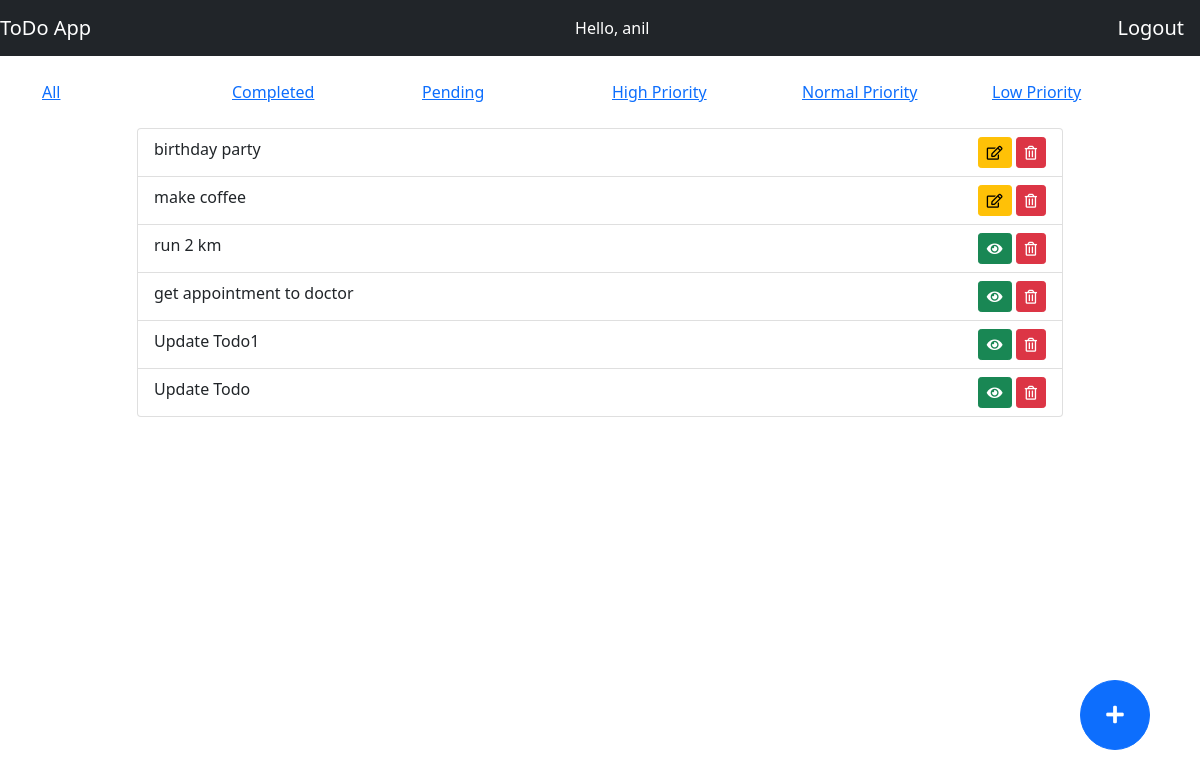
The app's page /?priority=normal (signed in) with its own data.
### todo/models.py (models this page shows, shortened)
class ToDo(models.Model):
    text = models.CharField(max_length=255)
    added_date = models.DateTimeField()
    priority = models.CharField(max_length=10, default='normal')
    status = models.CharField(max_length=1, default='0')

### todo/views.py (the view)
# urls.py: path('',views.index, name='index'),
@login_required(login_url='login')
def index(request):
        keys_list = request.GET.keys()
        if 'status' in keys_list:
            status = request.GET['status']
            todo_items = ToDo.objects.filter(status=status).order_by('-added_date')
        elif 'priority' in keys_list:
            priority = request.GET['priority']
            todo_items = ToDo.objects.filter(priority=priority).order_by('-added_date')
        else:
            todo_items = ToDo.objects.all().order_by('-added_date')
        return render(request,'index.html', {'todo_items': todo_items})

### todo/templates/index.html (shortened to what this page needs)
{% extends 'base.html' %}
{% block content %}
    <div class="row mt-4">
        <div class="col-2">
            <a href="/">All</a>
        </div>
        <div class="col-2">
            <a href="?status=1">Completed</a>
        </div>
        <div class="col-2">
            <a href="?status=0">Pending</a>
        </div>
        <div class="col-2">
            <a href="?priority=high">High Priority</a>
        </div>
        <div class="col-2">
            <a href="?priority=normal">Normal Priority</a>
        </div>
        <div class="col-2">
            <a href="?priority=low">Low Priority</a>
        </div>
    </div>
    <div class="row mt-4">
        <div class="col-10 mx-auto">
            <ul class="list-group">
                {% for todo_item in todo_items %}
                    <li class="list-group-item">{{todo_item.text}}
                        <div class="float-end">
                            {% if todo_item.status == '0' %}
                                <button type="submit" class="btn btn-sm btn-warning " data-bs-toggle="modal" data-bs-target="#updateTodoModal" data-bs-whatever="{{todo_item.id}}"><i class="far fa-edit"></i></button>
                            {% else %}
                                <button type="submit" class="btn btn-sm btn-success " data-bs-toggle="modal" data-bs-target="#viewTodoModal" data-bs-whatever="{{todo_item.id}}"><i class="fas fa-eye"></i></button>
                            {% endif %}
                            <form action="{% url 'delete_todo' todo_item.id %}" method="post" style="display:inline-block;">
                                <button type="submit" class="btn btn-sm btn-danger "><i class="far fa-trash-alt"></i></button>
                            </form>
                        </div>
                    </li>
                {% endfor %}
            </ul>
        </div>
    </div>
    <button type="button" class="btn btn-primary btn-lg circle-btn" data-bs-toggle="modal" data-bs-target="#addTodoModal" data-bs-whatever="addTodo"><i class="fas fa-plus"></i></button>
{% endblock %}

### todo/templates/base.html (shortened to what this page needs)
<!doctype html>
{% load static %}
<html lang="en">
  <head>
    <link href="https://cdn.jsdelivr.net/npm/bootstrap@5.0.0-beta2/dist/css/bootstrap.min.css" rel="stylesheet">
    <link rel="stylesheet" type="text/css" href="{% static '/css/main.css' %}">
    <link rel="stylesheet" href="https://use.fontawesome.com/releases/v5.15.2/css/all.css"
>
  </head>
  <body>
      {% if request.user.is_authenticated %}
      <nav class="navbar navbar-dark bg-dark">
        <a class="navbar-brand" href="#">ToDo App</a>
        <span style="color:white">Hello, {{ request.user }}</span>
        <a class="navbar-brand" href="{% url 'logout' %}">Logout</a>
      </nav>
      {% endif %}
    <div class="container h-100">
      {% block content %}{% endblock %}
    </div>
  </body>
</html>

### todo/static/css/main.css (style rules this page uses)
.circle-btn { height: 70px; width: 70px; border-radius: 50%; position: absolute; bottom : 50px; right: 50px; }

### records on screen
ToDo: text "birthday party"
ToDo: text "make coffee"
ToDo: text "run 2 km"
ToDo: text "get appointment to doctor"
ToDo: text "Update Todo1"
ToDo: text "Update Todo"

### other values on screen
{{ request.user }} "anil"
